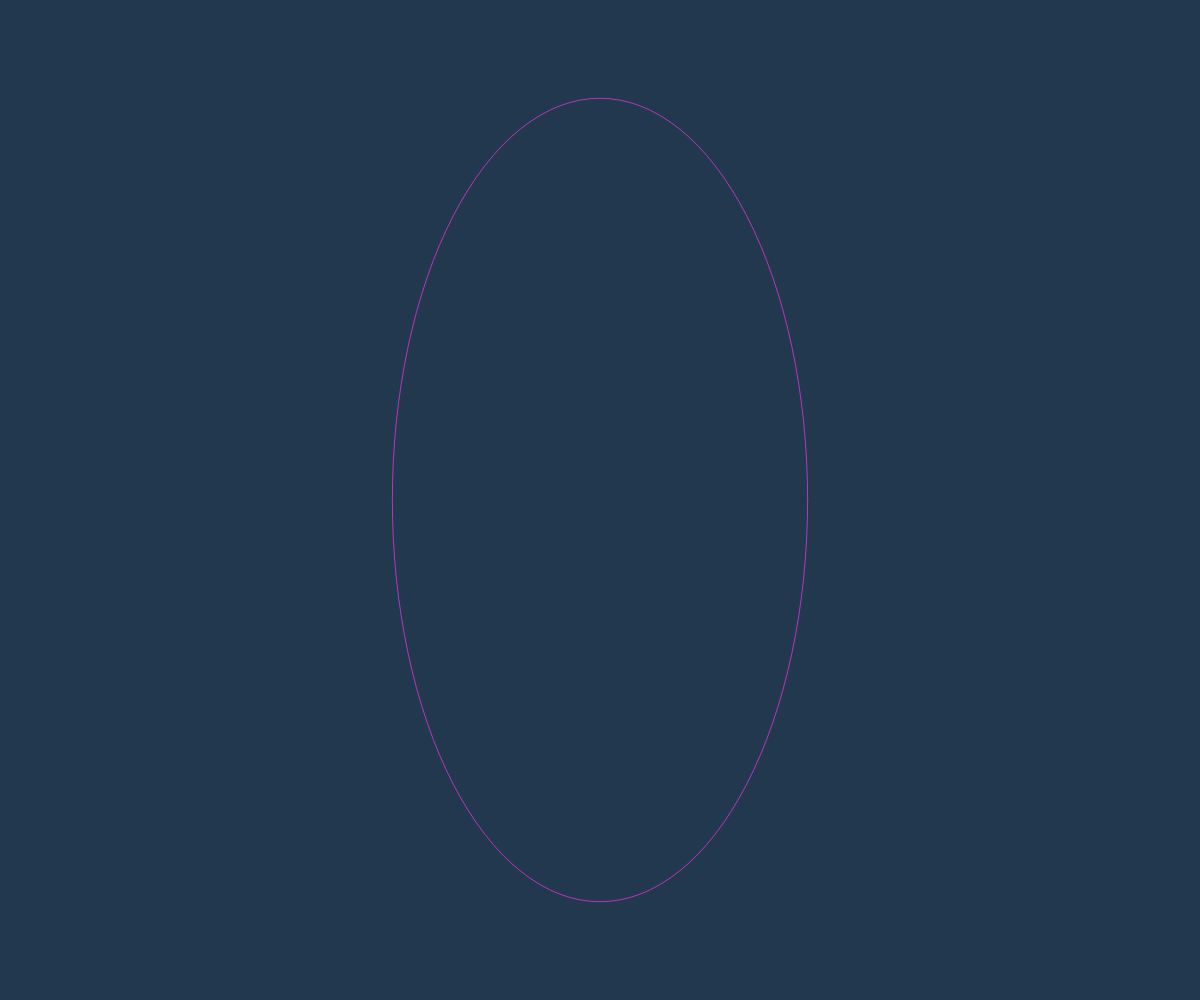
Frame 1 (no input)
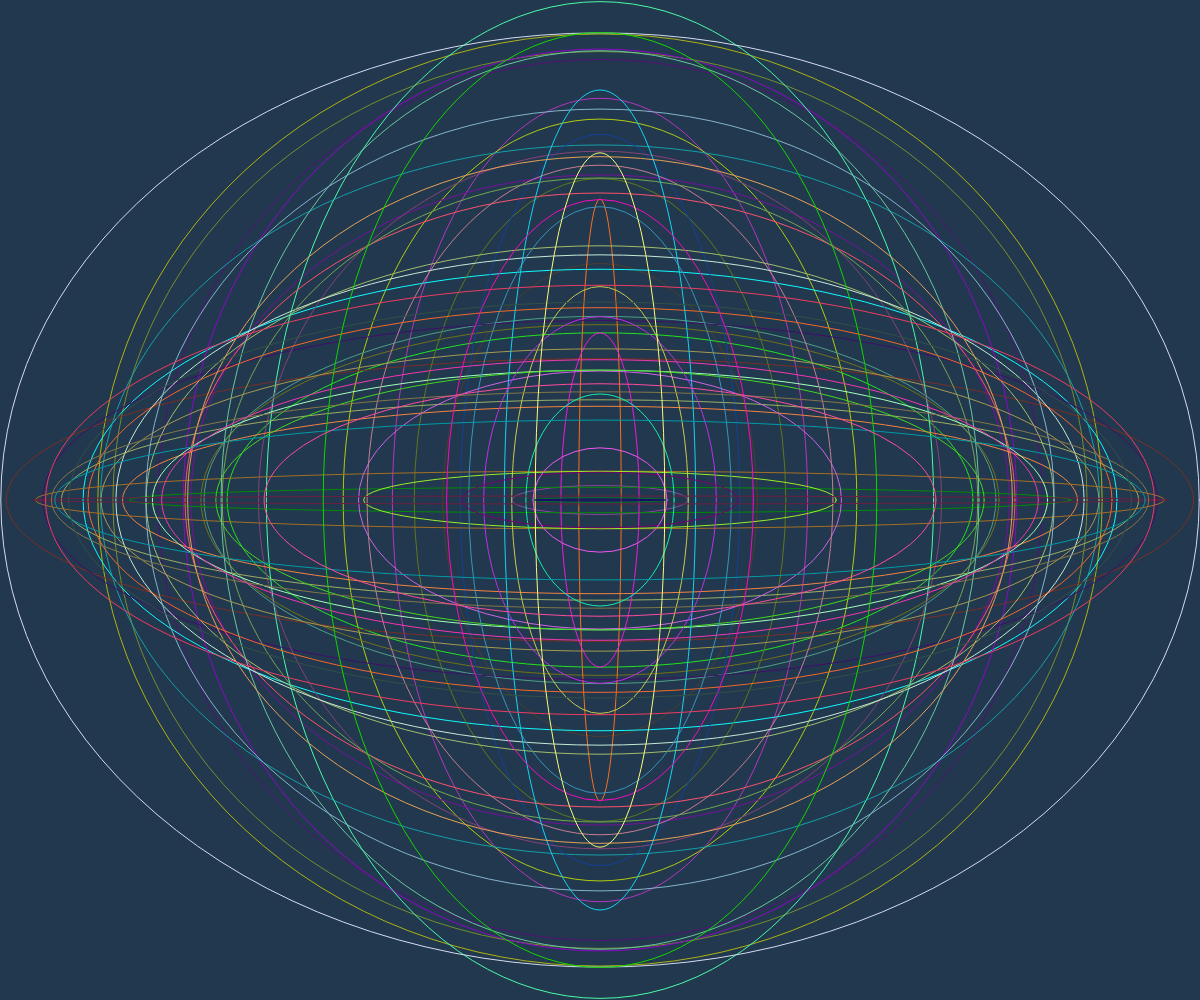
Frame 60 (no input)
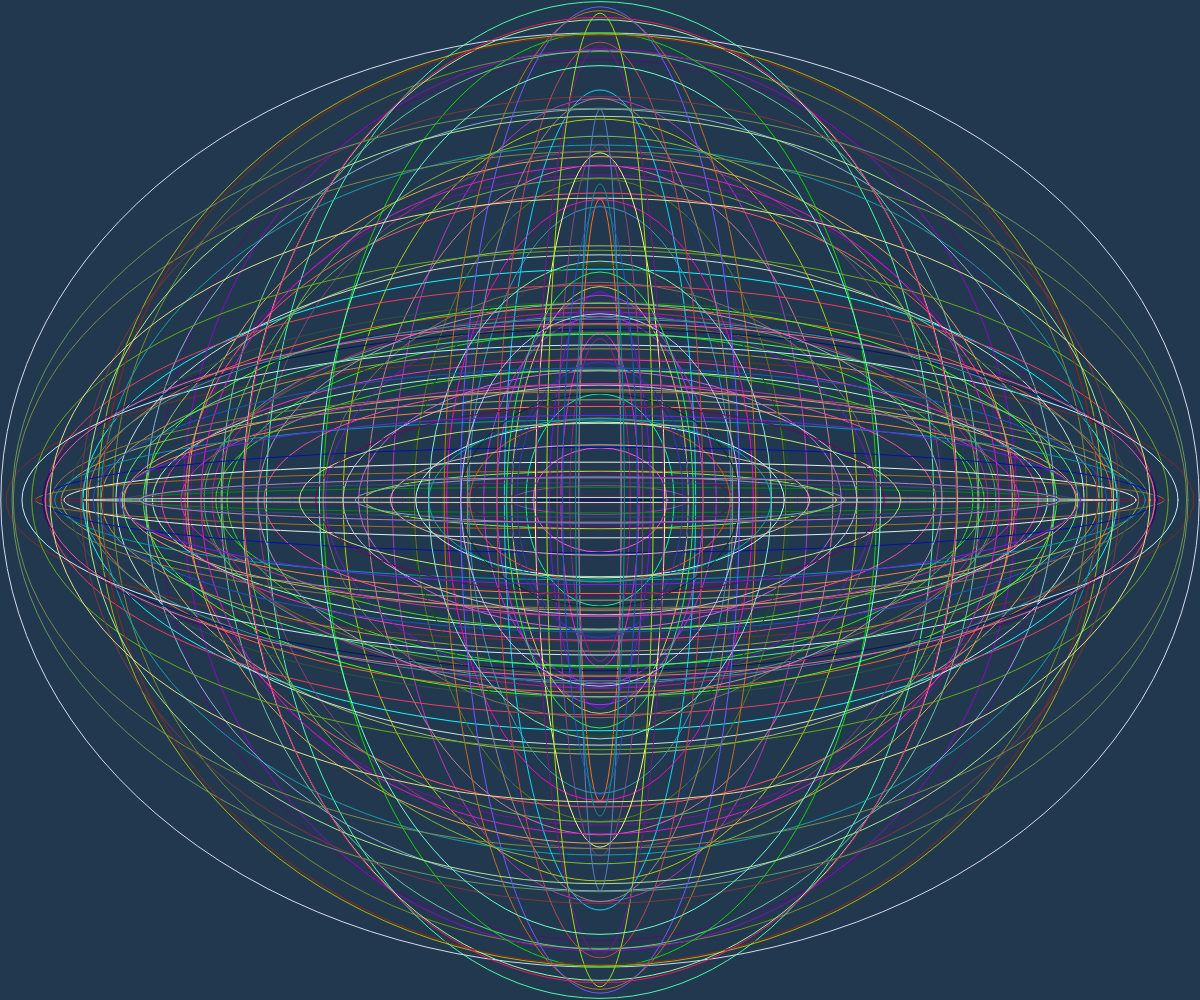
Frame 120 (the mouse pressed at the canvas centre since frame 60)

The p5.js sketch that drew these frames (run headless with seeded random() and noise() and a simulated clock; from frame 60 on, the mouse is pressed at the canvas centre):

// p5.js sketch
// ── sketch.js
function setup() {
  createCanvas (windowWidth,windowHeight)
  frameRate (30)
  background (34,56,78)
}

function windowResized(){
  resizeCanvas (windowWidth,windowHeight)
  background (34,56,78)
}

function draw() {
  fill (0,0,0,0)
  stroke (random (255), random(255), random(255))
  ellipsev()
  if (keyIsDown (DOWN_ARROW))
  rectv ();
}

 function keyIsDown() {
  if(keyCode === DOWN_ARROW) {
    rectv();
  }
}

function ellipsev(){
  ellipse(width/2,height/2,random (width), random (height))
}

function rectv(){
  rectMode(CENTER);
  rect(width/2,height/2,random (width), random (height))
  
}
